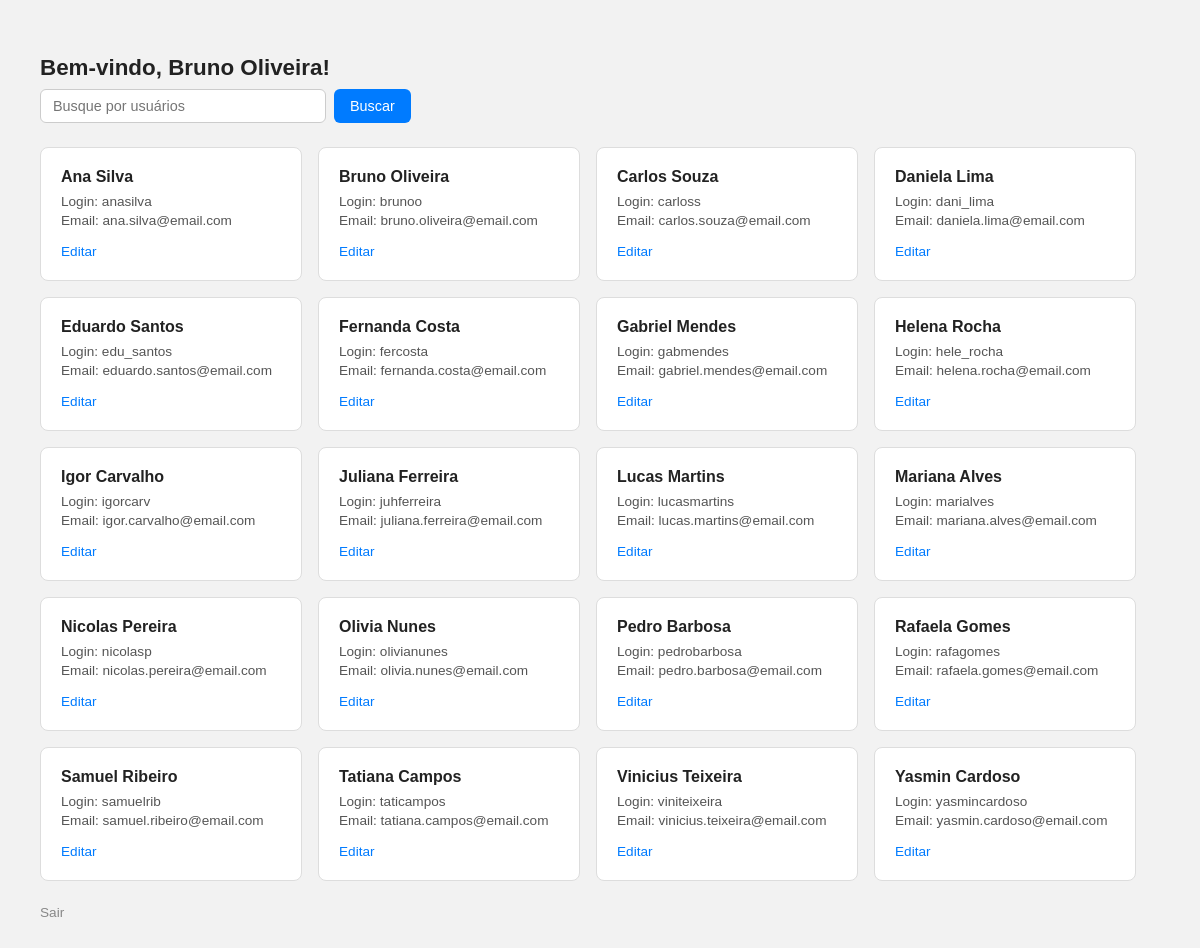
Page /php/home.php (signed in) on the committed database.
### tables this page shows
create table tb_usuario(
	id int not null auto_increment,
	nm_usuario varchar(50) not null,
    nm_login varchar(30) not null,
    ds_email varchar(80) not null,
    ds_password varchar(150) not null,
    constraint pk_usuario primary key(id)
);

### php/home.php (the view, shortened to what this page needs)
<?php
    require_once("conexao.php");
    $busca = $_GET["busca"] ?? "";
    try{
        if($busca !== ""){
            $sql = "SELECT * FROM tb_usuario
                    WHERE nm_usuario LIKE :busca
                    OR nm_login LIKE :busca
                    OR ds_email LIKE :busca";
            $stmt = $pdo->prepare($sql);
            $stmt->execute([":busca" => "%$busca%"]);
        } else {
            $sql = "SELECT * FROM tb_usuario";
            $stmt = $pdo->prepare($sql);
            $stmt->execute();
        }
        $usuarios = $stmt->fetchAll(PDO::FETCH_ASSOC);
    } catch(PDOException $e){
        echo "Erro ao buscar usuários: " . $e->getMessage();
    }
?>
<!DOCTYPE html>
<html lang="pt-br">
<head>
    <link rel="stylesheet" href="../css/home.css">
</head>
<body>
    <h1>Bem-vindo, <?= htmlspecialchars($_SESSION["usuario"]) ?>!</h1>
    <form method="GET" action="">
        <input
            type="text"
            name="busca"
            placeholder="Busque por usuários"
            value="<?= htmlspecialchars($busca) ?>"
        >
        <button type="submit">Buscar</button>
    </form>
    <div class="grid">
        <?php if(empty($usuarios)): ?>
            <p>Nenhum usuário encontrado.</p>
        <?php else: ?>
            <?php foreach ($usuarios as $u): ?>
                <div class="card">
                    <strong><?= htmlspecialchars($u["nm_usuario"]) ?></strong>
                    <p>Login: <?= htmlspecialchars($u["nm_login"]) ?></p>
                    <p>Email: <?= htmlspecialchars($u["ds_email"]) ?></p>
                    <a href="../php/editar.php?id=<?=$u["id"] ?>">Editar</a>
                </div>
            <?php endforeach; ?>
        <?php endif; ?>
    </div>
    <a href="../php/sair.php" class="btnExit">Sair</a>
</body>
</html>

### css/home.css (style rules this page uses)
body { font-family: Arial, sans-serif; background: #f2f2f2; padding: 32px; }
h1 { margin-bottom: 8px; font-size: 1.4rem; color: #222; }
form { display: flex; gap: 8px; margin-bottom: 24px; }
input[type="text"] { padding: 8px 12px; border: 1px solid #ccc; border-radius: 6px; font-size: 0.9rem; width: 260px; outline: none; }
button[type="submit"] { padding: 8px 16px; background: #007BFF; color: #fff; border: none; border-radius: 6px; font-size: 0.9rem; cursor: pointer; }
.grid { display: flex; flex-wrap: wrap; gap: 16px; }
.card { background: #fff; border: 1px solid #ddd; border-radius: 8px; padding: 20px; width: 220px; }
.card strong { display: block; font-size: 1rem; margin-bottom: 8px; color: #222; }
.card p { margin: 4px 0; font-size: 0.85rem; color: #555; }
.card a { display: inline-block; margin-top: 12px; font-size: 0.85rem; color: #007BFF; text-decoration: none; }
.btnExit { display: inline-block; margin-top: 24px; font-size: 0.85rem; color: #888; text-decoration: none; }

### rows in the picture
tb_usuario: nm_usuario "Ana Silva", nm_login "anasilva", ds_email "ana.silva@email.com"
tb_usuario: nm_usuario "Bruno Oliveira", nm_login "brunoo", ds_email "bruno.oliveira@email.com"
tb_usuario: nm_usuario "Carlos Souza", nm_login "carloss", ds_email "carlos.souza@email.com"
tb_usuario: nm_usuario "Daniela Lima", nm_login "dani_lima", ds_email "daniela.lima@email.com"
tb_usuario: nm_usuario "Eduardo Santos", nm_login "edu_santos", ds_email "eduardo.santos@email.com"
tb_usuario: nm_usuario "Fernanda Costa", nm_login "fercosta", ds_email "fernanda.costa@email.com"
tb_usuario: nm_usuario "Gabriel Mendes", nm_login "gabmendes", ds_email "gabriel.mendes@email.com"
tb_usuario: nm_usuario "Helena Rocha", nm_login "hele_rocha", ds_email "helena.rocha@email.com"
tb_usuario: nm_usuario "Igor Carvalho", nm_login "igorcarv", ds_email "igor.carvalho@email.com"
tb_usuario: nm_usuario "Juliana Ferreira", nm_login "juhferreira", ds_email "juliana.ferreira@email.com"
tb_usuario: nm_usuario "Lucas Martins", nm_login "lucasmartins", ds_email "lucas.martins@email.com"
tb_usuario: nm_usuario "Mariana Alves", nm_login "marialves", ds_email "mariana.alves@email.com"
tb_usuario: nm_usuario "Nicolas Pereira", nm_login "nicolasp", ds_email "nicolas.pereira@email.com"
tb_usuario: nm_usuario "Olivia Nunes", nm_login "olivianunes", ds_email "olivia.nunes@email.com"
tb_usuario: nm_usuario "Pedro Barbosa", nm_login "pedrobarbosa", ds_email "pedro.barbosa@email.com"
tb_usuario: nm_usuario "Rafaela Gomes", nm_login "rafagomes", ds_email "rafaela.gomes@email.com"
tb_usuario: nm_usuario "Samuel Ribeiro", nm_login "samuelrib", ds_email "samuel.ribeiro@email.com"
tb_usuario: nm_usuario "Tatiana Campos", nm_login "taticampos", ds_email "tatiana.campos@email.com"
tb_usuario: nm_usuario "Vinicius Teixeira", nm_login "viniteixeira", ds_email "vinicius.teixeira@email.com"
tb_usuario: nm_usuario "Yasmin Cardoso", nm_login "yasmincardoso", ds_email "yasmin.cardoso@email.com"

### other values in the picture
$_SESSION["usuario"] "Bruno Oliveira"
